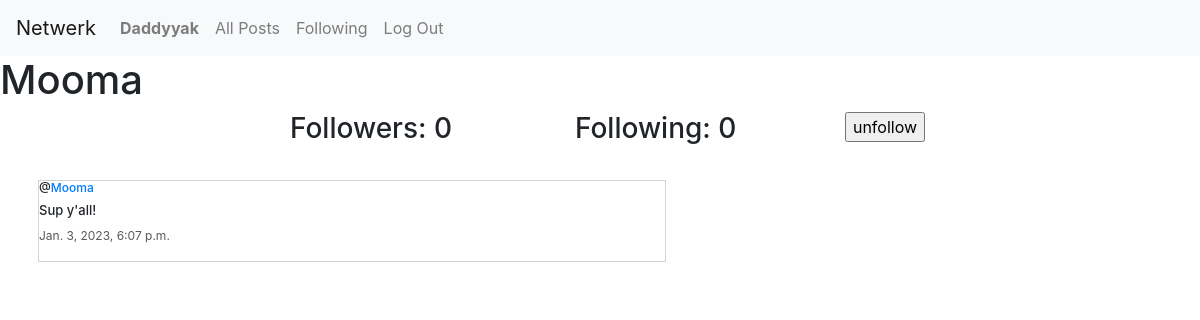
The page /profile/2 (signed in) on the database its author committed.
### network/models.py (models this page shows, shortened)
class User(AbstractUser):
    pass

class Post(models.Model):
    user = models.ForeignKey(User, on_delete=models.CASCADE, related_name="author")
    content = models.CharField(max_length=420, null=True, blank=True)
    date = models.DateTimeField(auto_now_add=True)
    likes = models.ManyToManyField(Like, blank=True, related_name="userLikes")

### network/views.py (the view)
# urls.py: path("profile/<int:user_id>", views.profile, name="profile"),
def profile(request, user_id):
    user = User.objects.get(pk=user_id)
    allPosts = Post.objects.filter(user=user).order_by("id").reverse()
    followingUser = Follow.objects.filter(user=user)
    followers = Follow.objects.filter(followed=user)
    try:
        checkFollowing = Follow.objects.filter(user=User.objects.get(pk=request.user.id))
        if len(checkFollowing) != 0:
            isFollowing = True
        else:
            isFollowing = False
    except:
        isFollowing = False
    paginator = Paginator(allPosts, 10)
    pageNum = request.GET.get('page')
    postsPage = paginator.get_page(pageNum)
    return render(request, "network/profile.html", {
        "allPosts": allPosts,
        "postsPage": postsPage,
        "username": user.username,
        "following": followingUser,
        "followers": followers,
        "isFollowing": isFollowing,
        "userProf": user
    })

### network/templates/network/profile.html (shortened to what this page needs)
{% extends "network/layout.html" %}
{% load static %}
{% block body %}
    <h1>{{ username }}</h1>
    <div class="container">
        <div class="row d-flex justify-content-center">
            <h3 class="col-3">Followers: {{ followers.count }}</h3>
            <h3 class="col-3">Following: {{ following.count }}</h3>
            {% if user.is_authenticated %}
                {% if user != userProf %}
                    {% if isFollowing %}
                        <form action="{% url 'unfollow' %}" method="post">
                            <input type="submit" value="unfollow" />
                        </form>
                    {% else %}
                        <form action="{% url 'follow' %}" method="post">
                            {% csrf_token %}
                            <input type="hidden" name="userfollow" value="{{ userProf }}" />
                            <input type="submit" value="Follow" />
                        </form>
                    {% endif %}
                {% endif %}
            {% endif %}
        </div>
    </div>
    <div class="allPosts">
        {% for post in allPosts %}
            <div class="row post">
                <h5 class="username">@<a href="{% url 'profile' user_id=post.user.id%}">{{ post.user }}</a></h5>
                <h6 class="content">{{ post.content }}</h6>
                <p class="date">{{ post.date }}</p>
            </div>
        {% endfor %}
    </div>
{% endblock %}

### network/templates/network/layout.html (shortened to what this page needs)
{% load static %}
<!DOCTYPE html>
<html lang="en">
    <head>
        <link rel="stylesheet" href="https://stackpath.bootstrapcdn.com/bootstrap/4.4.1/css/bootstrap.min.css">
        <link href="{% static 'network/styles.css' %}/" rel="stylesheet">
    </head>
    <body>
        <nav class="navbar navbar-expand-lg navbar-light bg-light">
            <a class="navbar-brand" href="{% url 'index' %}">Netwerk</a>
            <div>
              <ul class="navbar-nav mr-auto">
                {% if user.is_authenticated %}
                    <li class="nav-item">
                        <a class="nav-link" href="{% url 'profile' user_id=user.id%}"><strong>{{ user.username }}</strong></a>
                    </li>
                {% endif %}
                <li class="nav-item">
                  <a class="nav-link" href="{% url 'index' %}">All Posts</a>
                </li>
                {% if user.is_authenticated %}
                    <li class="nav-item">
                        <a class="nav-link" id="following" href="{% url 'following' %}">Following</a>
                    </li>
                    <li class="nav-item">
                        <a class="nav-link" href="{% url 'logout' %}">Log Out</a>
                    </li>
                {% endif %}
              </ul>
            </div>
          </nav>
        <div class="body">
            {% block body %}
            {% endblock %}
        </div>
    </body>
</html>

### network/static/network/styles.css (style rules this page uses)
.allPosts { display: flex; flex-direction: column; justify-content: flex-start; max-width: 666px; box-sizing: border-box; margin: 19px; }
.post { border: 0.1px solid lightgray; display: flex; flex-direction: column; justify-content: center; max-width: 666px; box-sizing: border-box; margin: 7px 19px; }
.content { font-size: 13px; }
.username { font-size: 12px; }
.date { font-size: 12px; color: rgb(89, 89, 89); }

### rows shown on the page
User: username "Daddyyak"
User: username "Mooma"
Post: user "Mooma", content "Sup y'all!", date "Jan. 3, 2023, 6:07 p.m."

### other values the page prints
{{ followers.count }} "0"
{{ following.count }} "0"
